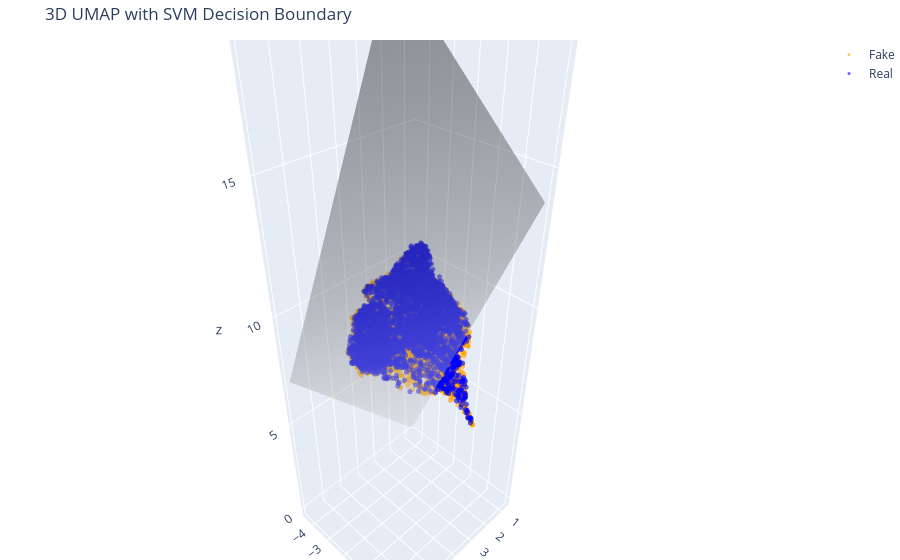

The notebook cell saved with this chart:
### Markdown cell above
# plot UMAP (3D) with decision boundary

### Code cell
import numpy as np
import plotly.graph_objects as go
from sklearn.svm import SVC

# 1. Train a linear model on the 3D points to find the optimal separating plane
svm_3d = SVC(kernel='linear', C=1.0)
svm_3d.fit(umap_3d, y_train)

# 2. Extract the math for the plane (Weights and Bias)
w = svm_3d.coef_[0]
b = svm_3d.intercept_[0]

# 3. Create a 3D grid to draw the surface
x_min, x_max = umap_3d[:, 0].min(), umap_3d[:, 0].max()
y_min, y_max = umap_3d[:, 1].min(), umap_3d[:, 1].max()

xx, yy = np.meshgrid(np.linspace(x_min, x_max, 10),
                     np.linspace(y_min, y_max, 10))

# Calculate Z coordinates for the plane
zz = -(w[0] * xx + w[1] * yy + b) / w[2]

# 4. Build the Interactive Plotly Figure
fig = go.Figure()

# Add the Fake Points (Orange)
fake_mask = y_train == 0
fig.add_trace(go.Scatter3d(
    x=umap_3d[fake_mask, 0], y=umap_3d[fake_mask, 1], z=umap_3d[fake_mask, 2],
    mode='markers', name='Fake',
    marker=dict(size=3, color='orange', opacity=0.6)
))

# Add the Real Points (Blue)
real_mask = y_train == 1
fig.add_trace(go.Scatter3d(
    x=umap_3d[real_mask, 0], y=umap_3d[real_mask, 1], z=umap_3d[real_mask, 2],
    mode='markers', name='Real',
    marker=dict(size=3, color='blue', opacity=0.6)
))

# Add the Translucent Plane
fig.add_trace(go.Surface(
    x=xx, y=yy, z=zz,
    name='Decision Boundary',
    colorscale='Greys',
    opacity=0.4,
    showscale=False
))

fig.update_layout(
    title="3D UMAP with SVM Decision Boundary",
    margin=dict(l=0, r=0, b=0, t=40)
)
fig.show()

### Figure 1 — Plotly figure (JSON) as saved in the notebook; plotly's stock layout.template omitted (floating-point values rounded to 4 significant figures; data arrays with more than 128 entries replaced by an {"elided": "..."} marker saying what was removed)
{"data": [{"marker": {"color": "orange", "opacity": 0.6, "size": 3}, "mode": "markers", "name": "Fake", "type": "scatter3d", "x": {"elided": "4000 float values"}, "y": {"elided": "4000 float values"}, "z": {"elided": "4000 float values"}}, {"marker": {"color": "blue", "opacity": 0.6, "size": 3}, "mode": "markers", "name": "Real", "type": "scatter3d", "x": {"elided": "4000 float values"}, "y": {"elided": "4000 float values"}, "z": {"elided": "4000 float values"}}, {"colorscale": [[0, "rgb(255,255,255)"], [0.125, "rgb(240,240,240)"], [0.25, "rgb(217,217,217)"], [0.375, "rgb(189,189,189)"], [0.5, "rgb(150,150,150)"], [0.625, "rgb(115,115,115)"], [0.75, "rgb(82,82,82)"], [0.875, "rgb(37,37,37)"], [1, "rgb(0,0,0)"]], "name": "Decision Boundary", "opacity": 0.4, "showscale": false, "type": "surface", "x": [[0.7143, 1.405, 2.096, 2.787, 3.478, 4.169, 4.86, 5.551, 6.242, 6.933], [0.7143, 1.405, 2.096, 2.787, 3.478, 4.169, 4.86, 5.551, 6.242, 6.933], [0.7143, 1.405, 2.096, 2.787, 3.478, 4.169, 4.86, 5.551, 6.242, 6.933], [0.7143, 1.405, 2.096, 2.787, 3.478, 4.169, 4.86, 5.551, 6.242, 6.933], [0.7143, 1.405, 2.096, 2.787, 3.478, 4.169, 4.86, 5.551, 6.242, 6.933], [0.7143, 1.405, 2.096, 2.787, 3.478, 4.169, 4.86, 5.551, 6.242, 6.933], [0.7143, 1.405, 2.096, 2.787, 3.478, 4.169, 4.86, 5.551, 6.242, 6.933], [0.7143, 1.405, 2.096, 2.787, 3.478, 4.169, 4.86, 5.551, 6.242, 6.933], [0.7143, 1.405, 2.096, 2.787, 3.478, 4.169, 4.86, 5.551, 6.242, 6.933], [0.7143, 1.405, 2.096, 2.787, 3.478, 4.169, 4.86, 5.551, 6.242, 6.933]], "y": [[-4.489, -4.489, -4.489, -4.489, -4.489, -4.489, -4.489, -4.489, -4.489, -4.489], [-3.879, -3.879, -3.879, -3.879, -3.879, -3.879, -3.879, -3.879, -3.879, -3.879], [-3.269, -3.269, -3.269, -3.269, -3.269, -3.269, -3.269, -3.269, -3.269, -3.269], [-2.659, -2.659, -2.659, -2.659, -2.659, -2.659, -2.659, -2.659, -2.659, -2.659], [-2.05, -2.05, -2.05, -2.05, -2.05, -2.05, -2.05, -2.05, -2.05, -2.05], [-1.44, -1.44, -1.44, -1.44, -1.44, -1.44, -1.44, -1.44, -1.44, -1.44], [-0.8303, -0.8303, -0.8303, -0.8303, -0.8303, -0.8303, -0.8303, -0.8303, -0.8303, -0.8303], [-0.2206, -0.2206, -0.2206, -0.2206, -0.2206, -0.2206, -0.2206, -0.2206, -0.2206, -0.2206], [0.3891, 0.3891, 0.3891, 0.3891, 0.3891, 0.3891, 0.3891, 0.3891, 0.3891, 0.3891], [0.9988, 0.9988, 0.9988, 0.9988, 0.9988, 0.9988, 0.9988, 0.9988, 0.9988, 0.9988]], "z": [[0.1644, 0.9402, 1.716, 2.492, 3.268, 4.044, 4.82, 5.595, 6.371, 7.147], [1.691, 2.467, 3.243, 4.018, 4.794, 5.57, 6.346, 7.122, 7.898, 8.674], [3.217, 3.993, 4.769, 5.545, 6.321, 7.097, 7.873, 8.648, 9.424, 10.2], [4.744, 5.52, 6.296, 7.072, 7.847, 8.623, 9.399, 10.17, 10.95, 11.73], [6.271, 7.046, 7.822, 8.598, 9.374, 10.15, 10.93, 11.7, 12.48, 13.25], [7.797, 8.573, 9.349, 10.12, 10.9, 11.68, 12.45, 13.23, 14.0, 14.78], [9.324, 10.1, 10.88, 11.65, 12.43, 13.2, 13.98, 14.75, 15.53, 16.31], [10.85, 11.63, 12.4, 13.18, 13.95, 14.73, 15.51, 16.28, 17.06, 17.83], [12.38, 13.15, 13.93, 14.7, 15.48, 16.26, 17.03, 17.81, 18.58, 19.36], [13.9, 14.68, 15.45, 16.23, 17.01, 17.78, 18.56, 19.33, 20.11, 20.89]]}], "layout": {"margin": {"b": 0, "l": 0, "r": 0, "t": 40}, "title": {"text": "3D UMAP with SVM Decision Boundary"}}}
